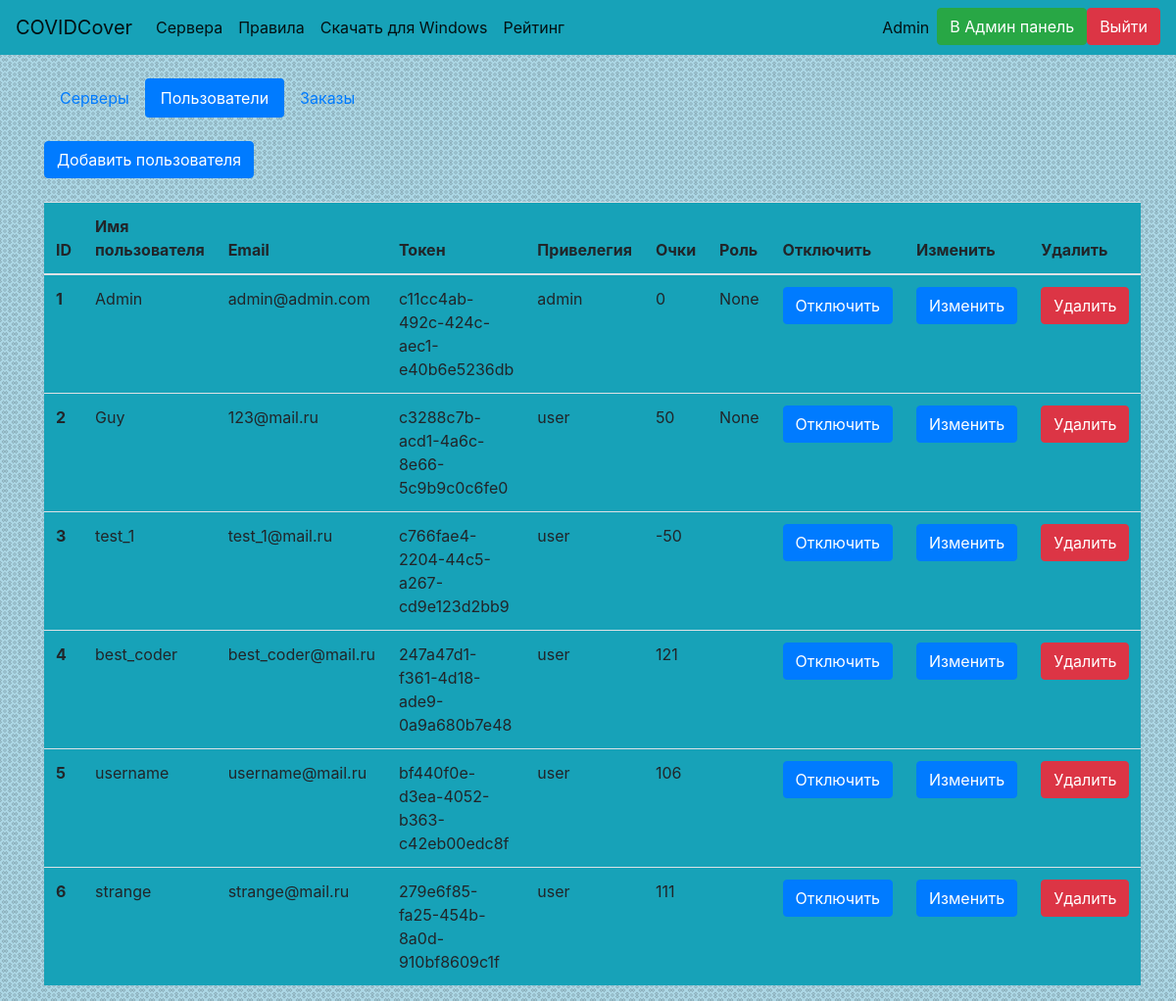
/admin/users (signed in), run on an earlier commit of the app's database.
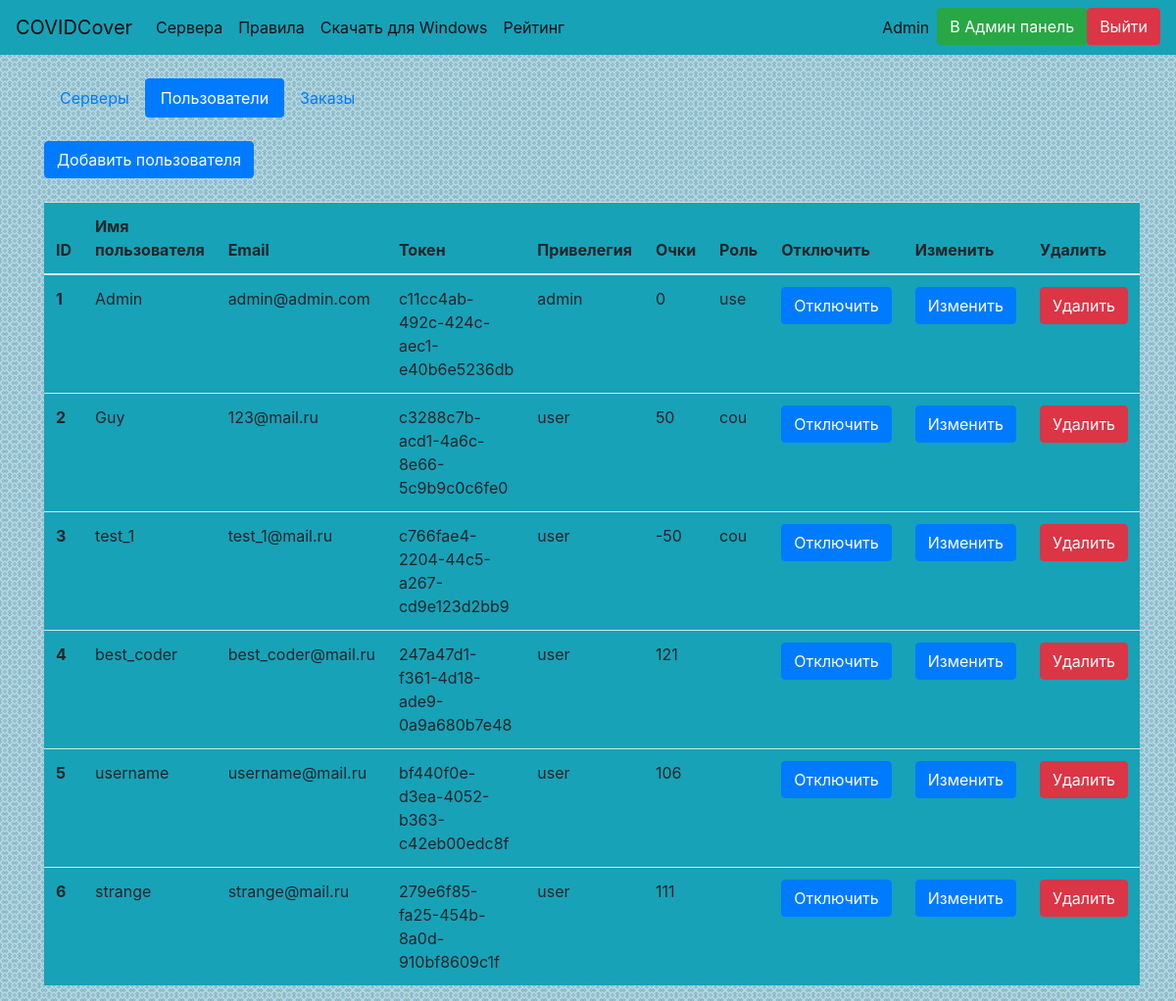
And on a later commit of the database.
### website/data/user.py (models this page shows, shortened)
class User(SqlAlchemyBase, UserMixin, SerializerMixin):
    __tablename__ = 'users'
    id = Column(Integer, primary_key=True, autoincrement=True, unique=True)
    email = Column(String, unique=True)
    username = Column(String, unique=True)
    hashed_password = Column(String, unique=False)
    token = Column(String, default=lambda: str(uuid4()), unique=True)
    privilege = Column(Integer, ForeignKey('privileges.id'), default=2, unique=False)
    order = relation('Order', back_populates='user')
    privilege_obj = relation('Privilege')
    score = Column(Integer, default=0, unique=False)
    role = Column(String, unique=False, default='', nullable=True)

### website/data/privilege.py (models this page shows)
class Privilege(SqlAlchemyBase, SerializerMixin):
    __tablename__ = 'privileges'
    id = Column(Integer, primary_key=True, autoincrement=True, unique=True)
    name = Column(String, unique=True)
    playable = Column(Boolean, default=1, unique=False)
    admin = Column(Boolean, default=0, unique=False)
    user = relation('User', back_populates='privilege_obj')

### website/admin_panel.py (the view)
@bp.route('/admin/users')
def admin_users():
    if not current_user.is_authenticated or not current_user.privilege_obj.admin:
        abort(404)
    session = create_session()
    users = session.query(User).all()
    return render_template('ad_users.html', title='Пользователи', users=users)

### website/data/db_session.py (called while the page is built)
def create_session():
    global __factory
    return __factory()

### website/main.py (called while the page is built)
@login_manager.user_loader
def load_user(user_id):
    session = create_session()
    return session.query(User).get(user_id)

### website/templates/ad_users.html
{% extends 'base.html'%}
{% block body %}
<ul class="nav nav-pills">
  <li class="nav-item">
    <a class="nav-link" href="/admin">Серверы</a>
  </li>
  <li class="nav-item">
    <a class="nav-link active" href="/admin/users">Пользователи</a>
  </li>
  <li class="nav-item">
    <a class="nav-link" href="/admin/orders">Заказы</a>
  </li>
</ul>
<br><a href="/admin/users/add" class="btn btn-primary">Добавить пользователя</a><br><br>
<div>
    <table class="table bg-info">
        <thead>
            <tr>
                <th scope="col">ID</th>
                <th scope="col">Имя пользователя</th>
                <th scope="col">Email</th>
                <th scope="col">Токен</th>
                <th scope="col">Привелегия</th>
                <th scope="col">Очки</th>
                <th scope="col">Роль</th>
                <th scope="col">Отключить</th>
                <th scope="col">Изменить</th>
                <th scope="col">Удалить</th>
            </tr>
        </thead>
    <tbody>
        {% for user in users %}
        <tr>
            <th scope="row">{{ user.id }}</th>
            <td>{{ user.username }}</td>
            <td>{{ user.email }}</td>
            <td>{{ user.token }}</td>
            <td>{{ user.privilege_obj.name }}</td>
            <td>{{ user.score }}</td>
            <td>{{ user.role }}</td>
            <td>
                <a class="btn btn-primary" href="/admin/users/disconnect?user={{ user.token }}">Отключить</a>
            </td>
            <td>
                <a class="btn btn-primary" href="/admin/users/edit?user={{ user.token }}">Изменить</a>
            </td>
            <td>
                <a class="btn btn-danger" href="/admin/users/delete?user={{ user.token }}">Удалить</a>
            </td>
        </tr>
        {% endfor %}
    </tbody>
    </table>
</div>
{% endblock %}

### website/templates/base.html (shortened to what this page needs)
<!DOCTYPE html>
<html lang="ru">
<head>
    <link rel="stylesheet" href="https://stackpath.bootstrapcdn.com/bootstrap/4.4.1/css/bootstrap.min.css">
    <link rel="stylesheet" href="/static/css/styles.css">
</head>
<body class="bg">
    <header>
<nav class="navbar navbar-expand-lg navbar-light bg-info">
  <a class="navbar-brand" href="/">COVIDCover</a>
  <div class="collapse navbar-collapse" id="navbarSupportedContent">
    <ul class="navbar-nav mr-auto">
            {% if current_user.is_authenticated %}
      <li class="nav-item active">
        <a class="nav-link" href="/monitor_servers">Сервера</a>
      </li>
        {% endif %}
<li class="nav-item active">
        <a class="nav-link" href="/rules" role="button">Правила</a>
      </li>
        <li class="nav-item active">
        <a class="nav-link" href="/static/installer.exe" role="button">Скачать для Windows</a>
      </li>
            {% if current_user.is_authenticated %}
        <li class="nav-item active">
        <a class="nav-link" href="/get_leaderboard" role="button">Рейтинг</a>
      </li>
        {% endif %}
    </ul>
    <ul class="navbar-nav">
    {% if current_user.is_authenticated %}
      <li class="nav-item active">
          <a class="nav-link disabled" href="/logout">{{ current_user.username }}</a>
      </li>
        {% if current_user.privilege == 1 %}
        <li class="nav-item active">
            <a class="btn btn-success" href="/admin">В Админ панель</a>
        </li>
        {% endif %}
        <li class="nav-item active">
          <a class="btn btn-danger" href="/logout">Выйти</a>
      </li>
          {% else %}
        <li class="nav-item">
            <a class="btn btn-primary " href="/register">Зарегистрироваться</a>
            <a class="btn btn-success" href="/login">Войти</a>
        </li>
    {% endif %}
    </ul>
  </div>
</nav>
    </header>
    <div>
    <main role="main" class="container">
        <br>
        {% block body %}{% endblock %}
    </main>
    </div>
</body>
</html>

### website/static/css/styles.css (style rules this page uses)
.bg { background-image: url("/static/img/fon.png"); background-position: center; background-repeat: repeat; }

What changed in the data, as far as the page shows it:
changed User "Admin": role "None" → "use"
changed User "Guy": role "None" → "cou"
changed User "test_1": role (not shown) → "cou"
